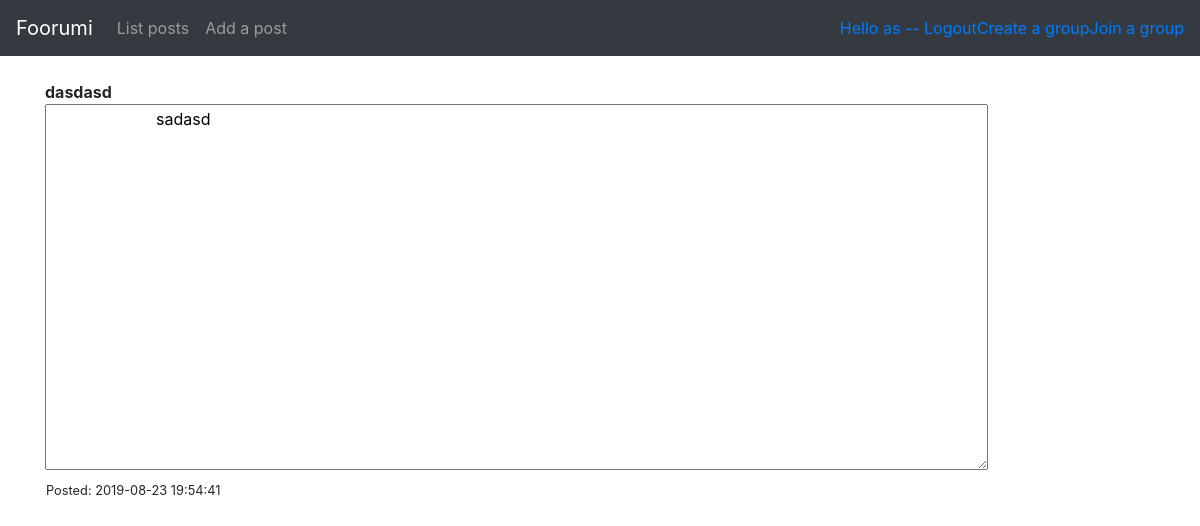
/article/1 (signed in), run on the app's committed database.
### application/auth/models.py (models this page shows, shortened)
class User(Base):
    __tablename__ = "account"
    id = db.Column(db.Integer, primary_key=True)
    name = db.Column(db.String(144), nullable=False)
    username = db.Column(db.String(144), nullable=False)
    email = db.Column(db.String(144), nullable=False)
    password = db.Column(db.String(144), nullable=False)
    articles = db.relationship("Article", backref='account', lazy =True)
    groups = db.relationship("Groups", backref='groups', lazy =True)

### application/article/models.py (models this page shows, shortened)
class Article(Base):
    id = db.Column(db.Integer, primary_key=True)
    date_created = db.Column(db.DateTime, default=db.func.current_timestamp())
    date_modified = db.Column(db.DateTime, default=db.func.current_timestamp(), onupdate=db.func.current_timestamp())
    postname = db.Column(db.String(144), nullable=False)
    active = db.Column(db.Boolean, nullable=False)
    text = db.Column(db.String(2000), nullable=False)
    account_id = db.Column(db.Integer, db.ForeignKey('account.id'),
                            nullable=False)

### application/article/views.py (the view)
@app.route("/article/<article_id>")
def article_view(article_id):
    return render_template("article/post.html", article = Article.query.get(article_id))

### application/__init__.py (called while the page is built)
@login_manager.user_loader
def load_user(user_id):
    return User.query.get(user_id)

### application/templates/article/post.html
{% extends "layout.html" %}
{% block body %}
  <table>
  <header>
	<b>
	{{ article.postname }}
	</b>
  </header>
		<textarea rows="15" cols="90" readonly>
			{{ article.text }}
		</textarea>
	  <th><small>Posted: {{ article.date_created }}</small></th>
  </table>
{% endblock %}

### application/templates/layout.html (shortened to what this page needs)
<!DOCTYPE html>
<html>
  <head>
	<link rel="stylesheet" href="https://maxcdn.bootstrapcdn.com/bootstrap/4.0.0/css/bootstrap.min.css">
  </head>
  <body>
    <nav class="navbar navbar-expand-md navbar-dark bg-dark mb-4">
	<a class="navbar-brand" href="{{ url_for('index') }}">Foorumi</a>
	<div class="collapse navbar-collapse" id="navbarCollapse">
          <ul class="navbar-nav mr-auto">
            <li class="nav-item">
              <a class="nav-link" href="{{ url_for('article_index') }} ">List posts</a>
            </li>
            <li class="nav-item">
              <a class="nav-link" href="{{ url_for('article_form') }} ">Add a post</a>
            </li>
          </ul>
	<div class="form-inline mt-2 mt-md-0">
	{% if current_user.is_authenticated %}
	<a href="{{ url_for('auth_logout') }}">Hello {{ current_user.name }} -- Logout</a>
	<a href="{{ url_for('groups_form') }}">Create a group</a>
	<a href="{{ url_for('groups_list') }}">Join a group</a>
	  {% else %}
	<a href="{{ url_for('auth_login') }}">Login</a>
	<a href="{{ url_for('auth_form') }}">Register</a>
	  {% endif %}
          </div>
		</div>
      </nav>
    <main role="main" class="container">
    {% block body %}{% endblock %}
  </body>
</html>

### data on the page
User: name "as"
Article: postname "dasdasd", text "sadasd", date_created "2019-08-23 19:54:41"
